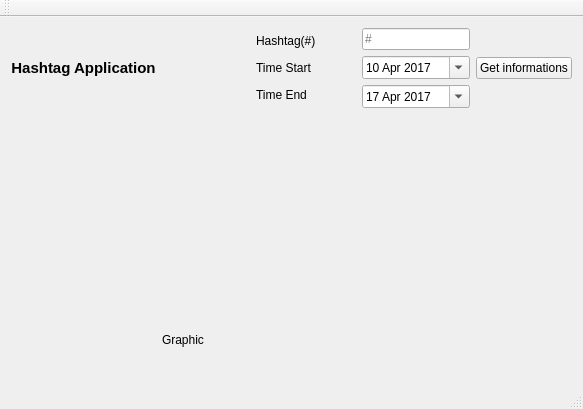
<?xml version="1.0" encoding="UTF-8"?>
<ui version="4.0">
 <class>MainWindow</class>
 <widget class="QMainWindow" name="MainWindow">
  <property name="geometry">
   <rect>
    <x>0</x>
    <y>0</y>
    <width>583</width>
    <height>409</height>
   </rect>
  </property>
  <property name="windowTitle">
   <string>MainWindow</string>
  </property>
  <widget class="QWidget" name="centralWidget">
   <layout class="QGridLayout" name="gridLayout">
    <item row="0" column="0">
     <widget class="QLabel" name="label">
      <property name="font">
       <font>
        <pointsize>11</pointsize>
        <weight>75</weight>
        <bold>true</bold>
       </font>
      </property>
      <property name="text">
       <string>Hashtag Application</string>
      </property>
      <property name="alignment">
       <set>Qt::AlignCenter</set>
      </property>
     </widget>
    </item>
    <item row="0" column="1">
     <spacer name="horizontalSpacer_2">
      <property name="orientation">
       <enum>Qt::Horizontal</enum>
      </property>
      <property name="sizeHint" stdset="0">
       <size>
        <width>40</width>
        <height>20</height>
       </size>
      </property>
     </spacer>
    </item>
    <item row="0" column="2">
     <layout class="QHBoxLayout" name="horizontalLayout_3">
      <property name="sizeConstraint">
       <enum>QLayout::SetNoConstraint</enum>
      </property>
      <item>
       <layout class="QHBoxLayout" name="horizontalLayout">
        <item>
         <layout class="QVBoxLayout" name="verticalLayout_2">
          <property name="spacing">
           <number>1</number>
          </property>
          <property name="sizeConstraint">
           <enum>QLayout::SetMinimumSize</enum>
          </property>
          <item>
           <widget class="QLabel" name="hashtagLabel">
            <property name="text">
             <string>Hashtag(#)</string>
            </property>
           </widget>
          </item>
          <item>
           <widget class="QLabel" name="startLabel">
            <property name="text">
             <string>Time Start</string>
            </property>
           </widget>
          </item>
          <item>
           <widget class="QLabel" name="endLabel">
            <property name="text">
             <string>Time End</string>
            </property>
           </widget>
          </item>
         </layout>
        </item>
        <item>
         <spacer name="horizontalSpacer">
          <property name="orientation">
           <enum>Qt::Horizontal</enum>
          </property>
          <property name="sizeType">
           <enum>QSizePolicy::Fixed</enum>
          </property>
          <property name="sizeHint" stdset="0">
           <size>
            <width>40</width>
            <height>20</height>
           </size>
          </property>
         </spacer>
        </item>
        <item>
         <layout class="QVBoxLayout" name="verticalLayout_3">
          <item>
           <widget class="QLineEdit" name="hashtagEdit">
            <property name="text">
             <string extracomment="#"/>
            </property>
            <property name="placeholderText">
             <string>#</string>
            </property>
           </widget>
          </item>
          <item>
           <widget class="QDateEdit" name="startDateEdit">
            <property name="dateTime">
             <datetime>
              <hour>1</hour>
              <minute>0</minute>
              <second>0</second>
              <year>2017</year>
              <month>4</month>
              <day>10</day>
             </datetime>
            </property>
            <property name="calendarPopup">
             <bool>true</bool>
            </property>
           </widget>
          </item>
          <item>
           <widget class="QDateEdit" name="endDateEdit">
            <property name="dateTime">
             <datetime>
              <hour>0</hour>
              <minute>0</minute>
              <second>0</second>
              <year>2017</year>
              <month>4</month>
              <day>17</day>
             </datetime>
            </property>
            <property name="calendarPopup">
             <bool>true</bool>
            </property>
            <property name="date">
             <date>
              <year>2017</year>
              <month>4</month>
              <day>17</day>
             </date>
            </property>
           </widget>
          </item>
         </layout>
        </item>
       </layout>
      </item>
     </layout>
    </item>
    <item row="0" column="3">
     <widget class="QPushButton" name="getInforBtn">
      <property name="text">
       <string>Get informations</string>
      </property>
     </widget>
    </item>
    <item row="4" column="1">
     <widget class="QLabel" name="graphLabel">
      <property name="text">
       <string>Graphic</string>
      </property>
     </widget>
    </item>
    <item row="2" column="0" rowspan="2" colspan="4">
     <widget class="QWidget" name="graphWidget" native="true"/>
    </item>
    <item row="1" column="2">
     <spacer name="verticalSpacer">
      <property name="orientation">
       <enum>Qt::Vertical</enum>
      </property>
      <property name="sizeType">
       <enum>QSizePolicy::Fixed</enum>
      </property>
      <property name="sizeHint" stdset="0">
       <size>
        <width>20</width>
        <height>40</height>
       </size>
      </property>
     </spacer>
    </item>
   </layout>
  </widget>
  <widget class="QMenuBar" name="menuBar">
   <property name="geometry">
    <rect>
     <x>0</x>
     <y>0</y>
     <width>583</width>
     <height>21</height>
    </rect>
   </property>
  </widget>
  <widget class="QToolBar" name="mainToolBar">
   <attribute name="toolBarArea">
    <enum>TopToolBarArea</enum>
   </attribute>
   <attribute name="toolBarBreak">
    <bool>false</bool>
   </attribute>
  </widget>
  <widget class="QStatusBar" name="statusBar"/>
 </widget>
 <layoutdefault spacing="6" margin="11"/>
 <resources/>
 <connections/>
</ui>
